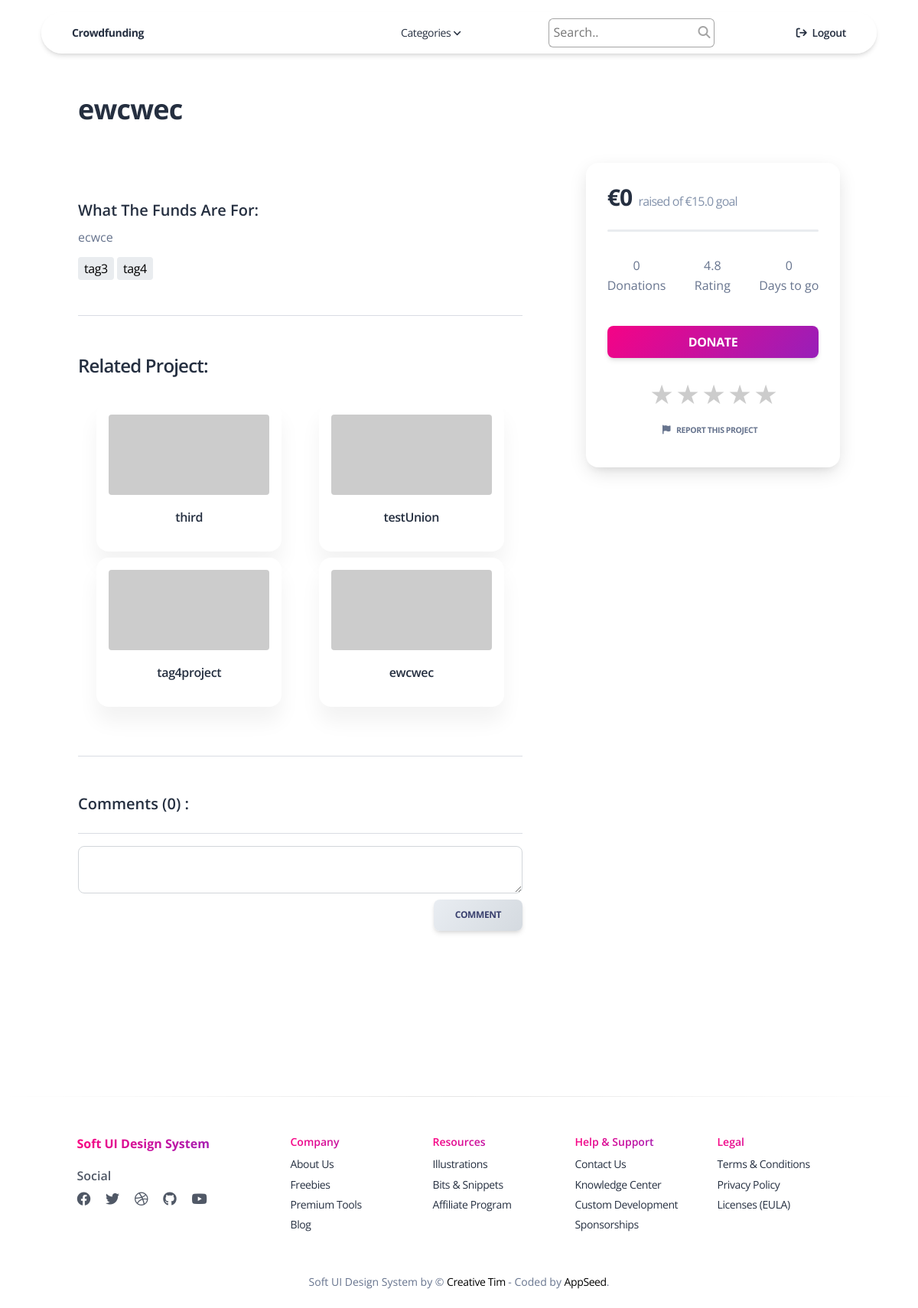
The page /project-details/8 (signed in) on the database its author committed.
### apps/home/models.py (models this page shows, shortened)
class Project(models.Model):
    title = models.CharField(max_length=100)
    details = models.TextField()
    total_target = models.FloatField()
    start_time = models.DateTimeField(default=timezone.now)
    end_time = models.DateTimeField(default=timezone.now)
    is_featured = models.BooleanField(default=False)
    category = models.ForeignKey(Category, on_delete=models.CASCADE)
    user = models.ForeignKey(User, on_delete=models.CASCADE)
    tag = models.ManyToManyField(Tag)
    created_at = models.DateTimeField(auto_now_add=True)

class Tag(models.Model):
    name = models.CharField(max_length=100)
    def __str__(self):
        return self.name

### apps/home/views.py (the view)
# urls.py: path('project-details/<int:project_id>', views.show_project_details, name='show_project'),
@login_required(login_url="/login/")
def show_project_details(request, project_id):
    context = {}
    try:
        project = Project.objects.get(id=project_id)
        donate = project.donation_set.all().aggregate(Sum("donation"))
        donations = len(project.donation_set.all())
        comments = project.comment_set.all()
        replies = Reply.objects.all()
        project_images = project.image_set.all()
        tags = project.tag.all()
        related_projects_tags = []
        for tag in tags:
            related_projects_tags.append(tag.project_set.all())
        related_projects = Project.objects.none().union(
            *related_projects_tags)[:4]
        myFormat = "%Y-%m-%d %H:%M:%S"
        today = datetime.strptime(datetime.now().strftime(myFormat), myFormat)
        start_date = datetime.strptime(
            project.start_time.strftime(myFormat), myFormat)
        end_date = datetime.strptime(
            project.end_time.strftime(myFormat), myFormat)
        days_diff = (end_date-today).days
        new_report_form = Report_form()
        reply = Reply_form()
        donation_average = (
            donate["donation__sum"] if donate["donation__sum"] else 0)*100/project.total_target
        context = {'project': project,
                   'donation': donate["donation__sum"] if donate["donation__sum"] else 0,
                   'donations': donations,
                   'days': days_diff,
                   'comments': comments,
                   'num_of_comments': len(comments),
                   'project_images': project_images,
                   'replies': replies,
                   'tags': tags,
                   'report_form': new_report_form,
                   'reply_form': reply,
                   'related_projects': related_projects,
                   'donation_average': donation_average
                   }
        return render(request, "home/project-details.html", context)
    except Project.DoesNotExist:
        html_template = loader.get_template('home/page-404.html')
        return HttpResponse(html_template.render(context, request))

### apps/home/forms.py
class Report_form(forms.ModelForm):
    class Meta:
        model=Project_Report
        fields=['report']

class Reply_form(forms.ModelForm):
    class Meta:
        model=Reply
        fields =['reply']

### apps/context_processors.py (called while the page is built)
def show_category(request):
    return {'all_categories' : Category.objects.all()}

### apps/templates/home/project-details.html (shortened to what this page needs)
{% extends 'layouts/base.html' %}
{% block stylesheets %}
<link rel="stylesheet" href="../../static/assets/css/project-details.css">
{% endblock stylesheets %}
{% block content %}
<div class="container">
  <div class="row">
    <div class="py-4 mx-auto mt-5">
      <div class="col-lg-12 mx-auto d-flex justify-content-center flex-column">
        <div class="d-flex justify-content-center p-5 flex-column">
          <h2 class="mb-5">{{ project.title }}</h2>
          <div class="card card-plain d-flex flex-row justify-content-between">
            <div class="col-md-7">
              <div id="carouselExampleIndicators" class="carousel slide w-100" data-bs-ride="carousel">
                <div class="carousel-indicators">
                  <button type="button" data-bs-target="#carouselExampleIndicators" data-bs-slide-to="0" class="active"
                    aria-current="true" aria-label="Slide 1"></button>
                </div>
                <button class="carousel-control-prev" type="button" data-bs-target="#carouselExampleIndicators"
                  data-bs-slide="prev">
                  <span class="carousel-control-prev-icon" aria-hidden="true"></span>
                </button>
                <button class="carousel-control-next" type="button" data-bs-target="#carouselExampleIndicators"
                  data-bs-slide="next">
                  <span class="carousel-control-next-icon" aria-hidden="true"></span>
                </button>
              </div>
              <h5 class="mt-5">What The Funds Are For:</h5>
              <p>
                {{ project.details}}
              </p>
              <div class="tags_container">
                {%for tag in tags%}
                <a href="{% url 'get_tag' tag.id%}" class="bg-light py-1 px-2 rounded">{{ tag }}</a>
                {% endfor %}
              </div>
              <hr class="my-5" />
              <h4 class="">Related Project:</h4>
              <div class="col-md-12 d-flex justify-content-around py-3 flex-wrap">
                {% for related_project in related_projects %}
                <div class="col-md-5 card p-3 mt-2">
                  <a href="#"><img src="https://via.placeholder.com/600x300" alt="project-img"
                      class="img-fluid rounded"></a>
                  <a href="#" class="text-dark">
                    <h6 class="my-3 text-center">{{ related_project.title }}</h6>
                  </a>
                </div>
                {% endfor %}
              </div>
              <hr class="my-5" />
              <h5 class="mt-5">Comments ({{ num_of_comments }}) :</h5>
              <ul class="list-unstyled mt-4">
                <hr />
                <form class="d-flex flex-column align-items-end" method="post" action={% url 'create_comment' project.id
                  %}>
                  <textarea id="" name="comment" rows="2" class="col-md-12 form-control"></textarea>
                  <button type="submit" class="btn bg-gradient-light w-20 mt-2">
                    Comment
                  </button>
                </form>
              </ul>
            </div>
            <div class="card col-md-4 shadow-lg py-4 h-100 position-sticky" style="top: 6rem">
              <div class="col-lg-10 mx-auto">
                <h3 class="d-flex align-items-baseline">
                  €{{ donation }}
                  <span class="text-secondary mx-2">
                    <p>raised of €{{ project.total_target }} goal</p>
                  </span>
                </h3>
                <div class="progress mb-3">
                </div>
                <div class="d-flex justify-content-between py-3">
                  <div class="d-flex flex-column align-items-center">
                    <span>{{ donations }}</span>
                    <span>Donations</span>
                  </div>
                  <div class="d-flex flex-column align-items-center">
                    <span>4.8</span>
                    <span>Rating</span>
                  </div>
                  <div class="d-flex flex-column align-items-center">
                    <span>{{ days }}</span>
                    <span>Days to go</span>
                  </div>
                </div>
              </div>
              <button type="button" data-bs-toggle="modal" data-bs-target="#exampleModal"
                class="col-md-10 btn bg-gradient-primary p-2 my-4 mx-auto h6" href="{%url 'create_project'%}">
                <b>DONATE</b>
              </button>
              <div class="rate mx-auto mb-2">
                <label for="star5" title="text">5 stars</label>
                <label for="star4" title="text">4 stars</label>
                <label for="star3" title="text">3 stars</label>
                <label for="star2" title="text">2 stars</label>
                <label for="star1" title="text">1 star</label>
              </div>
              <form action="{% url 'create_report' project.id %}" method="POST" class="text-center">
                <button class="btn btn-transparent shadow-none text-center mt-2 p-0" href="{%url 'create_project'%}"><i
                    class="fa-solid fa-flag"></i><small class="mx-2">Report this project</small>
                </button>
              </form>
            </div>
          </div>
        </div>
      </div>
    </div>
  </div>
</div>
{% endblock content %}

### apps/static/assets/css/project-details.css (style rules this page uses)
.rate { float: left; height: 46px; padding: 0 10px; }
.rate:not(:checked)>label { float: right; width: 1em; overflow: hidden; white-space: nowrap; cursor: pointer; font-size: 30px; color: #ccc; }
.rate:not(:checked)>label:before { content: "★ "; }

### rows shown on the page
Project: title "ewcwec", details "ecwce", total_target "15.0"
Tag: name "tag3"
Tag: name "tag4"
Project: title "third"
Project: title "testUnion"
Project: title "tag4project"

### other values the page prints
{{ num_of_comments }} "0"
{{ donation }} "0"
{{ donations }} "0"
{{ days }} "0"
